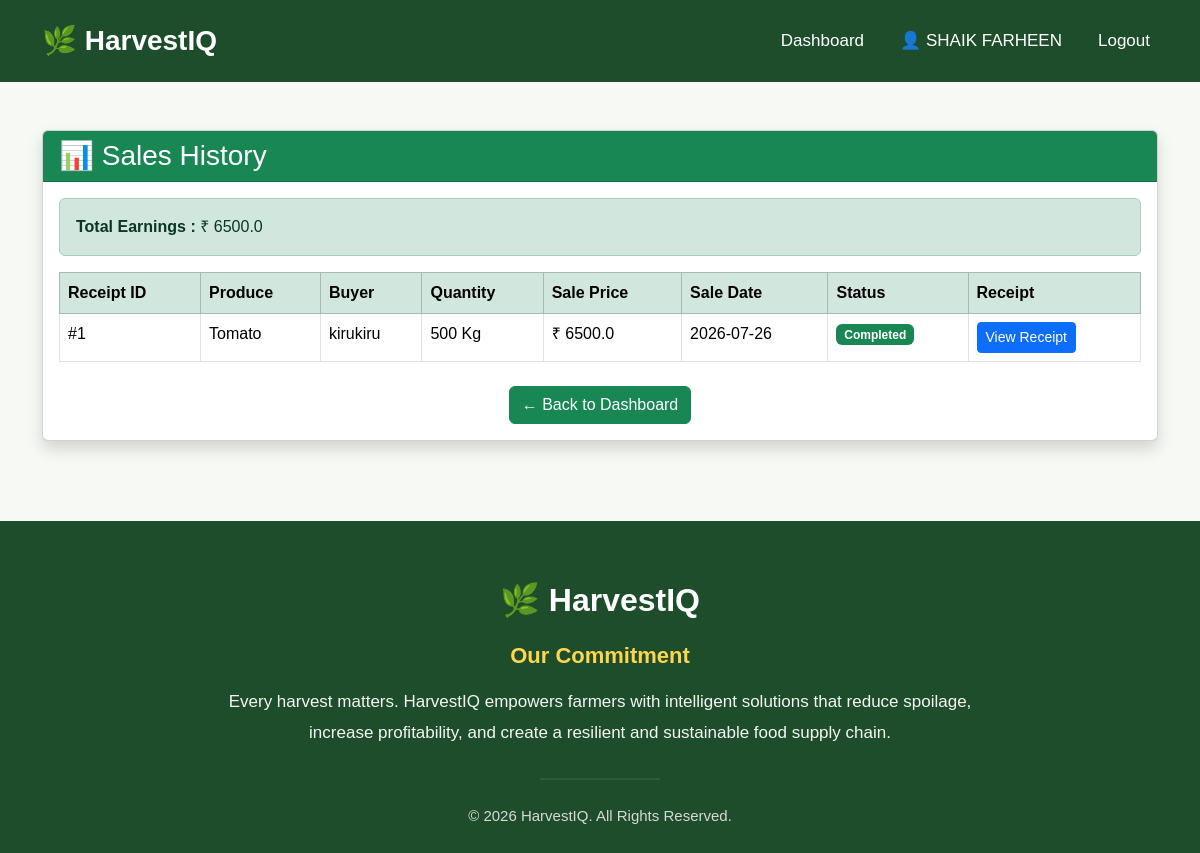
The app's page /sales_history (signed in), older data.
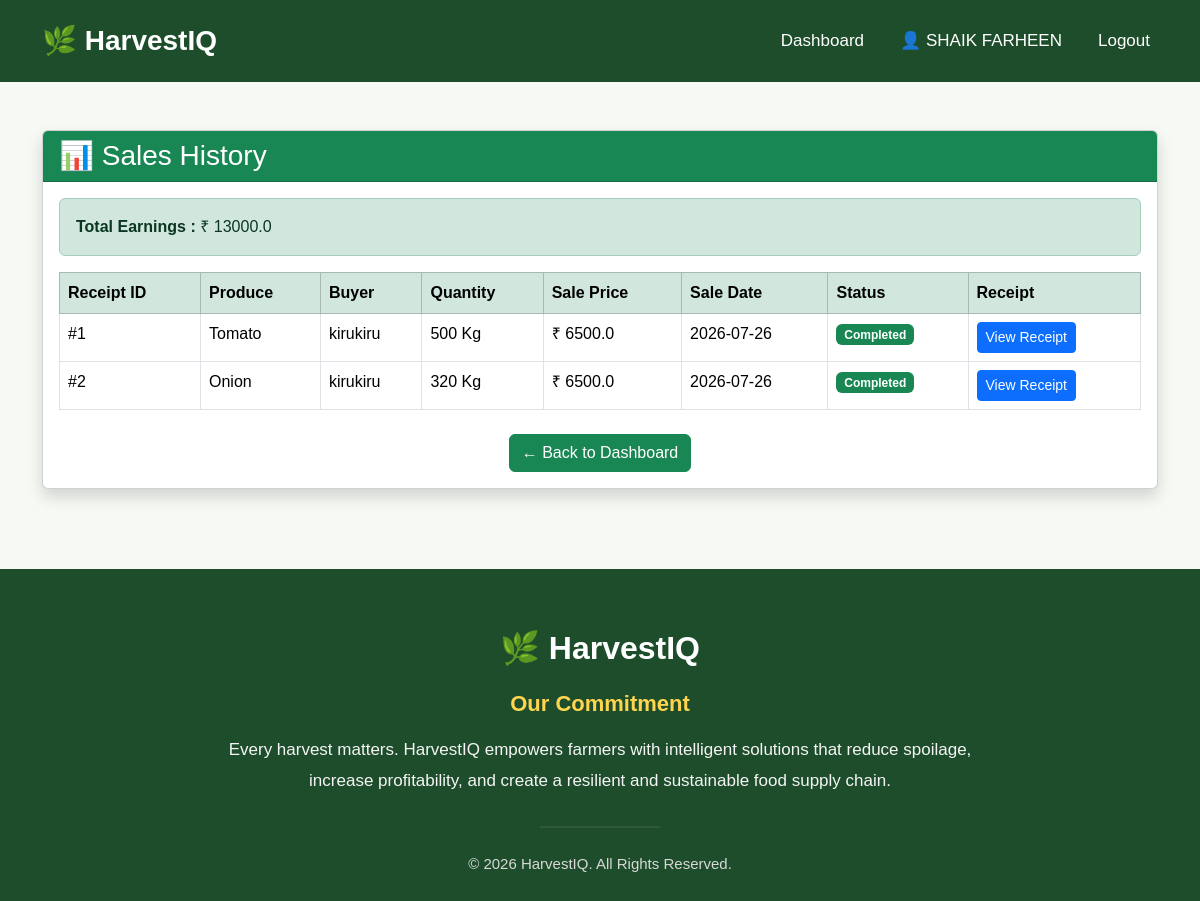
The same page, newer data.
### app.py (models this page shows)
class Sale(db.Model):
    __tablename__ = "sales"
    id = db.Column(db.Integer, primary_key=True)
    batch_id = db.Column(
        db.Integer,
        db.ForeignKey("produce_batches.id"),
        nullable=False,
        unique=True
    )
    buyer_id = db.Column(
        db.Integer,
        db.ForeignKey("buyers.id"),
        nullable=False
    )
    sale_price = db.Column(db.Float)
    sale_date = db.Column(db.Date)
    quantity_sold = db.Column(db.Integer)
    batch = db.relationship(
        "ProduceBatch",
        back_populates="sale"
    )
    buyer = db.relationship(
        "Buyer",
        back_populates="purchases"
    )

class ProduceBatch(db.Model):
    __tablename__ = "produce_batches"
    id = db.Column(db.Integer, primary_key=True)
    farmer_id = db.Column(
        db.Integer,
        db.ForeignKey("farmers.id"),
        nullable=False
    )
    crop_name = db.Column(db.String(50))
    variety = db.Column(db.String(50))
    quantity = db.Column(db.Integer)
    unit = db.Column(db.String(20))
    harvest_date = db.Column(db.Date)
    farm_location = db.Column(db.String(200))
    status = db.Column(
        db.String(30),
        default="Registered"
    )
    farmer = db.relationship(
        "Farmer",
        back_populates="produce_batches"
    )
    quality = db.relationship(
        "QualityInspection",
        back_populates="batch",
        uselist=False,
        lazy=True
    )
    shelf_life = db.relationship(
        "ShelfLifePrediction",
        back_populates="batch",
        uselist=False,
        lazy=True
    )
    storage = db.relationship(
        "StorageRecord",
        back_populates="batch",
        lazy=True
    )
    deliveries = db.relationship(
        "Delivery",
        back_populates="batch",
        lazy=True
    )
    recommendation = db.relationship(
        "Recommendation",
        back_populates="batch",
        uselist=False,
        lazy=True
    )
    sale = db.relationship(
        "Sale",
        back_populates="batch",
        uselist=False,
        lazy=True
    )

class Buyer(db.Model):
    __tablename__ = "buyers"
    id = db.Column(db.Integer, primary_key=True)
    user_id = db.Column(
        db.Integer,
        db.ForeignKey("users.id"),
        nullable=False,
        unique=True
    )
    company_name = db.Column(db.String(100))
    buyer_type = db.Column(db.String(50))
    city = db.Column(db.String(50))
    user = db.relationship(
        "User",
        back_populates="buyer"
    )
    purchases = db.relationship(
        "Sale",
        back_populates="buyer",
        lazy=True
    )

### app.py (the view)
@app.route("/sales_history")
def sales_history():
    if "user_id" not in session:
        flash("Please login first.", "warning")
        return redirect(url_for("login"))
    farmer = Farmer.query.filter_by(
        user_id=session["user_id"]
    ).first_or_404()
    sales = Sale.query.join(ProduceBatch).filter(
        ProduceBatch.farmer_id == farmer.id
    ).order_by(Sale.sale_date.desc()).all()
    total_sales = sum(sale.sale_price for sale in sales)
    return render_template(
        "sales_history.html",
        sales=sales,
        total_sales=total_sales
    )

### templates/sales_history.html (shortened to what this page needs)
{% extends "base.html" %}
{% block content %}
<div class="container mt-5">
    <div class="card shadow">
        <div class="card-header bg-success text-white">
            <h3 class="mb-0">
                📊 Sales History
            </h3>
        </div>
        <div class="card-body">
            <div class="alert alert-success">
                <strong>Total Earnings :</strong>
                ₹ {{ total_sales }}
            </div>
            {% if sales %}
            <table class="table table-bordered table-hover">
                <thead class="table-success">
                    <tr>
                        <th>Receipt ID</th>
                        <th>Produce</th>
                        <th>Buyer</th>
                        <th>Quantity</th>
                        <th>Sale Price</th>
                        <th>Sale Date</th>
                        <th>Status</th>
                        <th>Receipt</th>
                    </tr>
                </thead>
                <tbody>
                    {% for sale in sales %}
                    <tr>
                        <td>#{{ sale.id }}</td>
                        <td>{{ sale.batch.crop_name }}</td>
                        <td>{{ sale.buyer.company_name }}</td>
                        <td>{{ sale.quantity_sold }} {{ sale.batch.unit }}</td>
                        <td>₹ {{ sale.sale_price }}</td>
                        <td>{{ sale.sale_date }}</td>
                        <td>
                            <span class="badge bg-success">
                                Completed
                            </span>
                        </td>
                        <td>
                            <a href="{{ url_for('sale_receipt', sale_id=sale.id) }}"
                               class="btn btn-primary btn-sm">
                                View Receipt
                            </a>
                        </td>
                    </tr>
                    {% endfor %}
                </tbody>
            </table>
            {% else %}
            <div class="alert alert-warning text-center">
                No sales found.
            </div>
            {% endif %}
            <div class="text-center mt-4">
                <a href="{{ url_for('farmer_dashboard') }}"
                   class="btn btn-success">
                    ← Back to Dashboard
                </a>
            </div>
        </div>
    </div>
</div>
{% endblock %}

Row changes from the older to the newer data that the page shows:
added Sale: id "2", batch.crop_name "Onion", buyer.company_name "kirukiru", quantity_sold "320", batch.unit "Kg", sale_price "6500.0", sale_date "2026-07-26"
Text that changed along with them:
{{ total_sales }}: "6500.0" → "13000.0"
